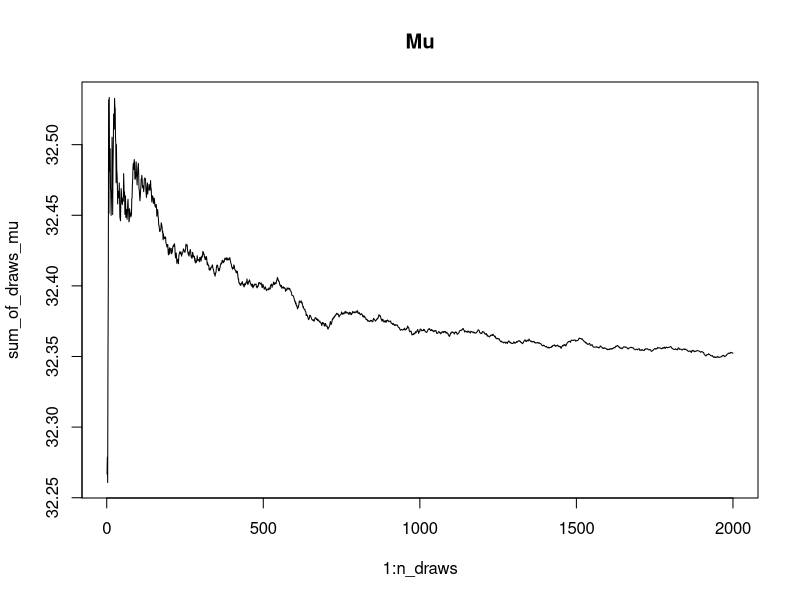
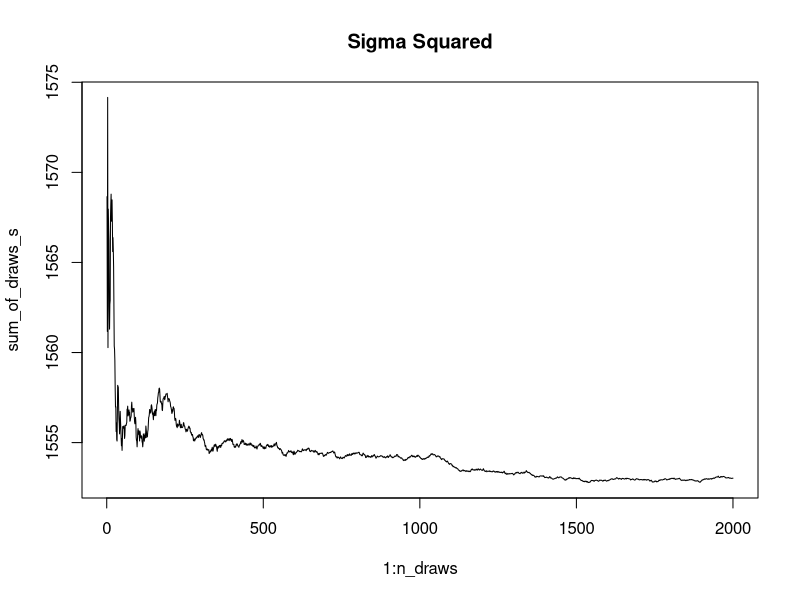
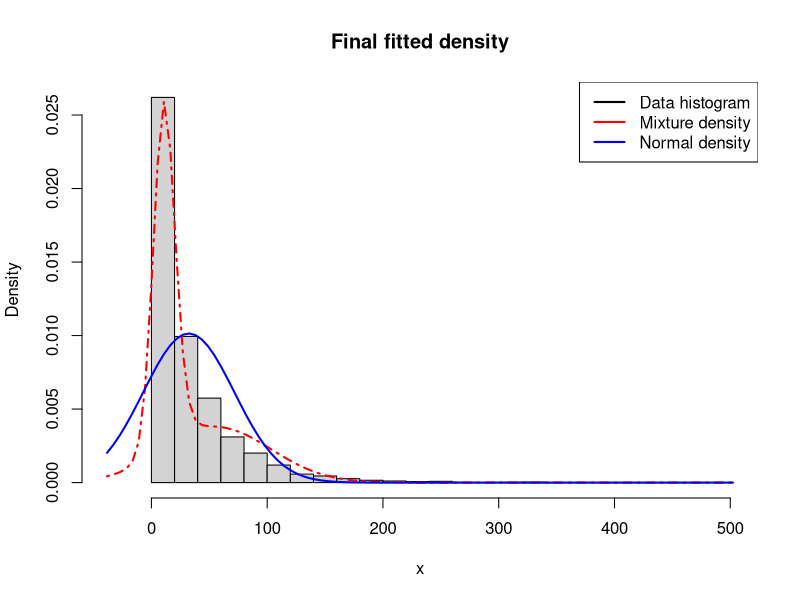
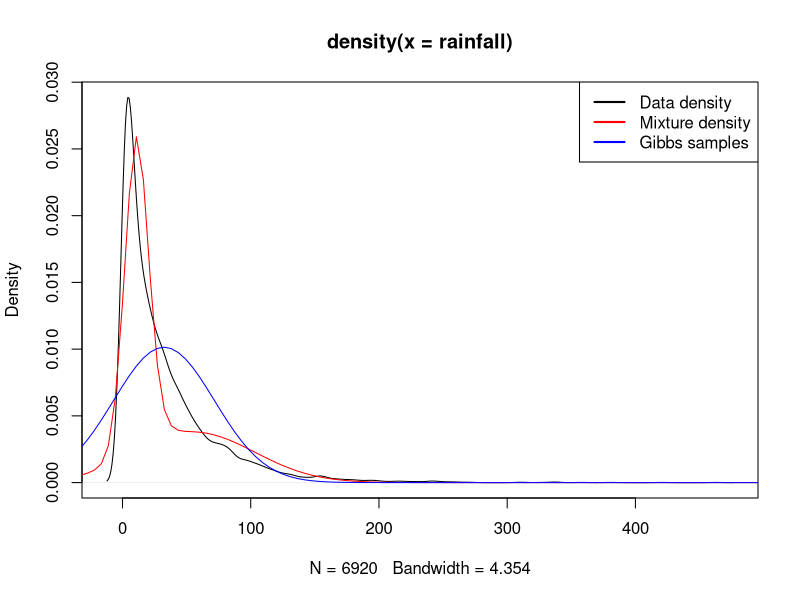
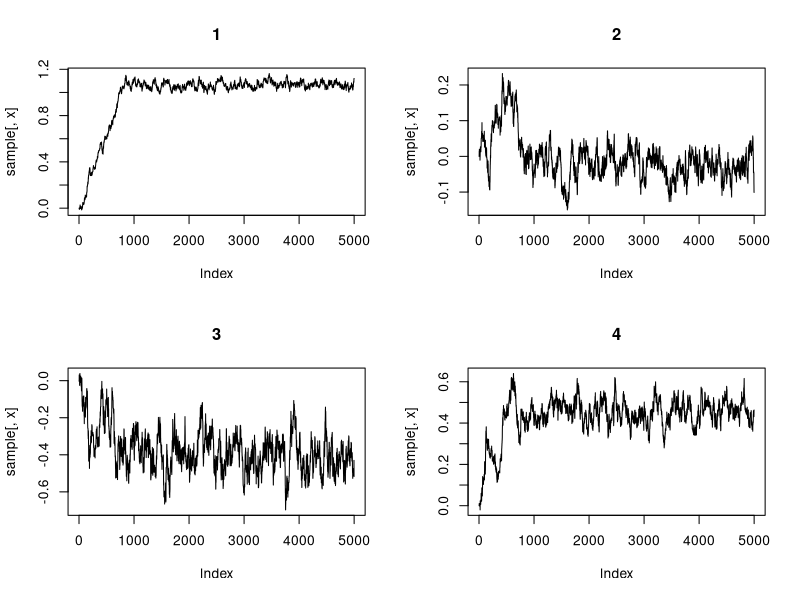
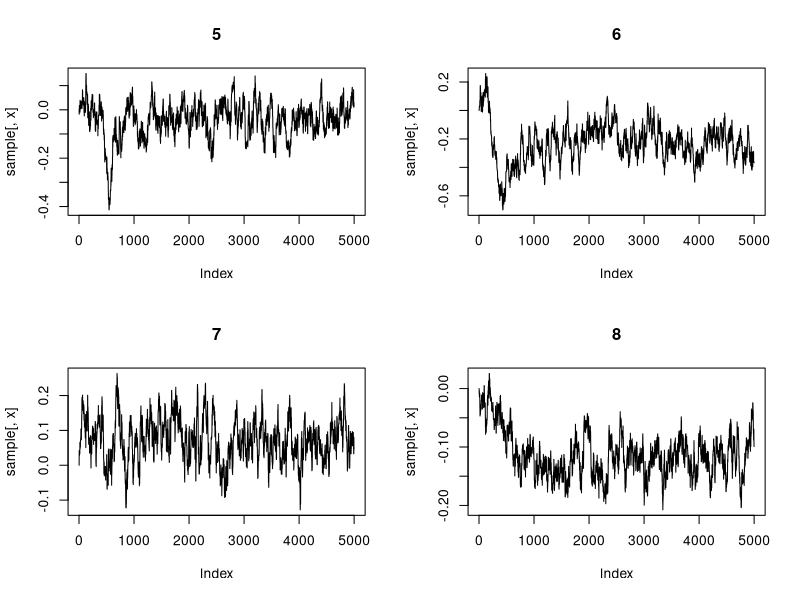
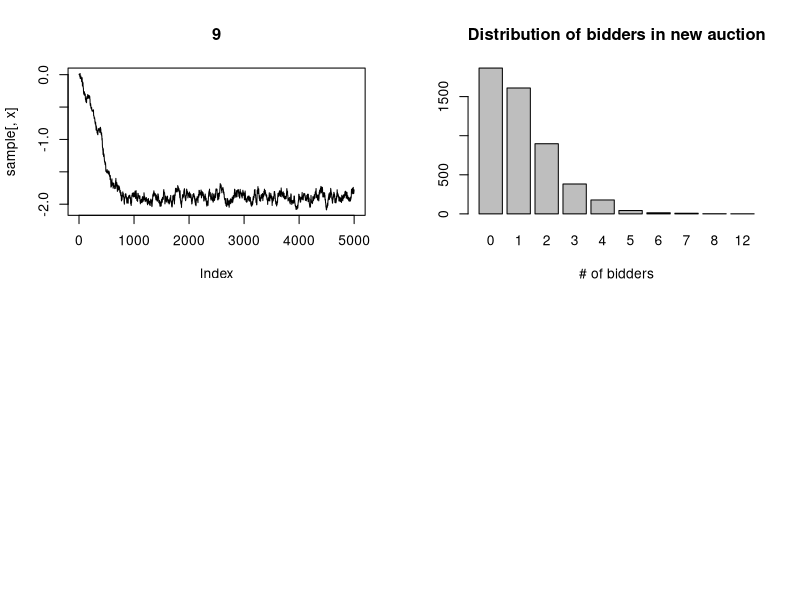

Write the R code that produced these figures, in order.
## ---- chunk 1
knitr::opts_chunk$set(echo = TRUE)
## ---- chunk 2
rainfall <- read.table("rainfall.dat.txt")
rainfall <- rainfall$V1
## ---- chunk 3
#priors/needed variables
u_0 <- 30
t_sq_0 <- 30
sigma_sq_0 <- 30
v_0 <- 5
sigma_2_draw <- 30

n <- length(rainfall)
v_n <- n + u_0

#w <- (n/sigma_sq_0) / (n/sigma_sq_0) + (1/t_sq_0)
#u_n <- w * mean(rainfall) + (1-w)*u_0

inv_t_sq_n <- n/sigma_sq_0 + 1/t_sq_0
t_sq_n <- 1/inv_t_sq_n
n_draws <- 2000 # Number of draws

#sigma_sample <- (n*t_sq_0)/rchisq(10000, n)

gibbsDraws <- matrix(0,n_draws,2)
#implement gibbs sampler
#code from mattias example, edited draws from lecture7 posteriors, equations from lecture2
for (i in 1:n_draws){
  w <- (n/sigma_2_draw) / (n/sigma_2_draw) + (1/t_sq_0)
  u_n <- w * mean(rainfall) + (1-w)*u_0
  inv_t_sq_n <- n/sigma_2_draw + 1/t_sq_0
  t_sq_n <- 1/inv_t_sq_n

  u_draw <- rnorm(1, mean = u_n, sd = sqrt(t_sq_n))
  gibbsDraws[i,1] <- u_draw
  
  sigma_2_draw <- (v_n * (v_0 * sigma_sq_0 + sum((rainfall - u_draw)^2)) /(n + v_0) ) / rchisq(1, n)
  gibbsDraws[i,2] <- sigma_2_draw
  
}

#from mattias
sum_of_draws_mu <- cumsum(gibbsDraws[,1])/seq(1,n_draws)
sum_of_draws_s <- cumsum(gibbsDraws[,2])/seq(1,n_draws)
#plotting trajectory
plot(1:n_draws, sum_of_draws_mu, type='l', main = "Mu")
plot(1:n_draws, sum_of_draws_s, type='l', main = "Sigma Squared")
#plot(gibbsDraws[,1], type = 'l')

#hist(gibbsDraws[,2],30)
## ---- chunk 4
# Estimating a simple mixture of normals
# Author: Mattias Villani, IDA, Linkoping University. http://mattiasvillani.com

##########    BEGIN USER INPUT #################
# Data options
x <- as.matrix(rainfall)

# Model options
nComp <- 2    # Number of mixture components

# Prior options
alpha <- 10*rep(1,nComp) # Dirichlet(alpha)
muPrior <- rep(30,nComp) # Prior mean of mu
tau2Prior <- rep(10,nComp) # Prior std of mu
sigma2_0 <- rep(var(x),nComp) # s20 (best guess of sigma2)
nu0 <- rep(4,nComp) # degrees of freedom for prior on sigma2

# MCMC options
nIter <- 100 # Number of Gibbs sampling draws

# Plotting options
plotFit <- TRUE
lineColors <- c("blue", "green", "magenta", 'yellow')
sleepTime <- 0.01 # Adding sleep time between iterations for plotting
################   END USER INPUT ###############

###### Defining a function that simulates from the 
rScaledInvChi2 <- function(n, df, scale){
  return((df*scale)/rchisq(n,df=df))
}

####### Defining a function that simulates from a Dirichlet distribution
rDirichlet <- function(param){
  nCat <- length(param)
  piDraws <- matrix(NA,nCat,1)
  for (j in 1:nCat){
    piDraws[j] <- rgamma(1,param[j],1)
  }
  piDraws = piDraws/sum(piDraws) # Diving every column of piDraws by the sum of the elements in that column.
  return(piDraws)
}

# Simple function that converts between two different representations of the mixture allocation
S2alloc <- function(S){
  n <- dim(S)[1]
  alloc <- rep(0,n)
  for (i in 1:n){
    alloc[i] <- which(S[i,] == 1)
  }
  return(alloc)
}

# Initial value for the MCMC
nObs <- length(x)
S <- t(rmultinom(nObs, size = 1 , prob = rep(1/nComp,nComp))) # nObs-by-nComp matrix with component allocations.
mu <- quantile(x, probs = seq(0,1,length = nComp))
sigma2 <- rep(var(x),nComp)
probObsInComp <- rep(NA, nComp)

# Setting up the plot
xGrid <- seq(min(x)-1*apply(x,2,sd),max(x)+1*apply(x,2,sd),length = 100)
xGridMin <- min(xGrid)
xGridMax <- max(xGrid)
mixDensMean <- rep(0,length(xGrid))
effIterCount <- 0
#ylim <- c(0,2*max(hist(x)$density))


for (k in 1:nIter){
  #message(paste('Iteration number:',k))
  alloc <- S2alloc(S) # Just a function that converts between different representations of the group allocations
  nAlloc <- colSums(S)
  #print(nAlloc)
  # Update components probabilities
  pi <- rDirichlet(alpha + nAlloc)
  
  # Update mu's
  for (j in 1:nComp){
    precPrior <- 1/tau2Prior[j]
    precData <- nAlloc[j]/sigma2[j]
    precPost <- precPrior + precData
    wPrior <- precPrior/precPost
    muPost <- wPrior*muPrior + (1-wPrior)*mean(x[alloc == j])
    tau2Post <- 1/precPost
    mu[j] <- rnorm(1, mean = muPost, sd = sqrt(tau2Post))
  }
  
  # Update sigma2's
  for (j in 1:nComp){
    sigma2[j] <- rScaledInvChi2(1, df = nu0[j] + nAlloc[j], scale = (nu0[j]*sigma2_0[j] + sum((x[alloc == j] - mu[j])^2))/(nu0[j] + nAlloc[j]))
  }
  
  # Update allocation
  for (i in 1:nObs){
    for (j in 1:nComp){
      probObsInComp[j] <- pi[j]*dnorm(x[i], mean = mu[j], sd = sqrt(sigma2[j]))
    }
    S[i,] <- t(rmultinom(1, size = 1 , prob = probObsInComp/sum(probObsInComp)))
  }
  
  # Printing the fitted density against data histogram
 if (plotFit && (k%%1 == 0)) {
    effIterCount <- effIterCount + 1
   # hist(x, breaks = 20, freq = FALSE, xlim = c(xGridMin,xGridMax), main = paste("Iteration number",k), ylim = ylim)
    mixDens <- rep(0,length(xGrid))
    components <- c()
    for (j in 1:nComp){
      compDens <- dnorm(xGrid,mu[j],sd = sqrt(sigma2[j]))
      mixDens <- mixDens + pi[j]*compDens
      #lines(xGrid, compDens, type = "l", lwd = 2, col = lineColors[j])
      components[j] <- paste("Component ",j)
    }
    mixDensMean <- ((effIterCount-1)*mixDensMean + mixDens)/effIterCount
    
    #lines(xGrid, mixDens, type = "l", lty = 2, lwd = 3, col = 'red')
    #legend("topleft", box.lty = 1, legend = c("Data histogram",components, 'Mixture'), 
         #  col = c("black",lineColors[1:nComp], 'red'), lwd = 2)
    #Sys.sleep(sleepTime)
  }
  
  
}

hist(x, breaks = 20, freq = FALSE, xlim = c(xGridMin,xGridMax), main = "Final fitted density")
lines(xGrid, mixDensMean, type = "l", lwd = 2, lty = 4, col = "red")
lines(xGrid, dnorm(xGrid, mean = mean(x), sd = apply(x,2,sd)), type = "l", lwd = 2, col = "blue")
legend("topright", box.lty = 1, legend = c("Data histogram","Mixture density","Normal density"), col=c("black","red","blue"), lwd = 2)


#########################    Helper functions    ##############################################
## ---- chunk 5
#c
plot(density(rainfall))
lines(xGrid,mixDensMean, type = "l", col = "red")
lines(xGrid,dnorm(xGrid,mean(gibbsDraws[,1]), apply(x,2,sd)), col = 'blue')
legend("topright", box.lty = 1, legend = c("Data density","Mixture density","Gibbs samples"), col=c("black","red","blue"), lwd = 2)
## ---- chunk 6
#2a
ebay <- read.table("eBayNumberOfBidderData.dat.txt", header = TRUE)
#summary(ebay)

glm_model <- glm(nBids ~ . -Const, family= "poisson", data = ebay)
#summary(glm_model)
## ---- chunk 7
#2b
library(mvtnorm)
X <- as.matrix(ebay[,-c(1)])
mean_vector <- c(0,0,0,0,0,0,0,0,0)
sigma <- 100 * solve(t(X) %*% X)
y <- ebay$nBids
a <- rmvnorm(100, mean_vector, 100 * solve(t(X) %*% X))
#hist(a,100)

#lecture 6
LogPostPoisson <- function(betaVect,y,X,mu,Sigma){
  nPara <- length(betaVect)
  linPred <- betaVect %*% t(X)
                                      
  logLik <- sum(linPred*y - exp(linPred))
  if (abs(logLik) == Inf) logLik = -20000; # Likelihood is not finite, stear the optimizer away from here!
  logPrior <- dmvnorm(betaVect, matrix(0,nPara,1), Sigma, log=TRUE)
  #returning posterior
  return(logLik + logPrior)
}

initVal <- as.vector(rep(0,dim(X)[2]))
OptimResults <- optim(initVal,LogPostPoisson,gr=NULL,y,X,mean_vector,sigma,method=c("BFGS"),control=list(fnscale=-1),hessian=TRUE)

#OptimResults$par
#OptimResults$hessian
#glm_model$coefficients
## ---- chunk 8
j_inv <- -solve(OptimResults$hessian)
betas <- OptimResults$par
draws <- rmvnorm(10000, betas, j_inv)
print(betas)
#hist(draws[,1], 100)
## ---- chunk 9
#Eps = inverse hessian - j_inv
#c is tuning parameter 
rwm_sampler <- function(theta_old, iterations, Eps, c, LogPostFunc,...) {
  thetas = c()
  for (i in 1:iterations){
    #sample proposal
    theta_p <- rmvnorm(1, theta_old, c*Eps)
    
    #Metropolis acceptance probability , from 'how to code rwm'
    #this means the posterior function used must return Logs as this is a exponenent trick
    alpha <- min(1, exp(LogPostFunc(theta_p,...) - LogPostFunc(theta_old,...)))
    #random # between 0-1
    random <- runif(1)
    
    #with probability alpha, set theta(i) = theta_p
    #print(alpha)
    if(alpha > random){
      #when we start to converge this will almost always be false meaning we keep taking the same previous values
      #instead of changing the theta vals, resulting in convergence 
      theta_old <- theta_p
    }
    thetas = rbind(thetas, theta_old)
  }
  return(thetas)
}

sample <- rwm_sampler(mean_vector, 5000, j_inv, 0.1, LogPostPoisson, y, X, mean_vector, sigma)
par(mfrow=c(2,2))
for (x in 1:9){
  plot(sample[,x], type = 'l', main = x)
}
#a <- cumsum(sample[,5]) / seq_along(sample[,5])
#plot(a)
## ---- chunk 10
x <- c(1,1,1,1,0,0,0,1,.5)
r <- c()
for (i in 1:9){
  #mean of each column of the sample matrix, aka each beta value
  r[i] <- mean(sample[,i])
}
iters <- 5000
a <- rpois(iters, exp(t(x) * r))
b <- ifelse(a == 0, 1, 0)
print(paste("Probability of having zero bidders is:", round(sum(b == 1) / iters, 2)))
barplot(table(a), xlab = "# of bidders", main = "Distribution of bidders in new auction")
